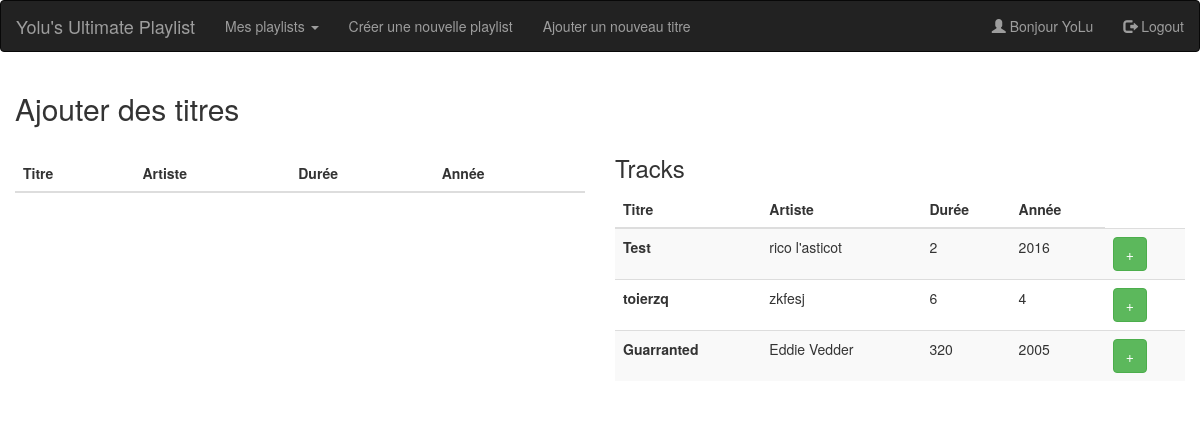
/myPlaylists/interactPlaylist.php (signed in), run on the app's committed database.
### tables this page shows
CREATE TABLE `tracks` (
  `id` int(11) NOT NULL,
  `title` varchar(120) NOT NULL,
  `artist` varchar(90) NOT NULL,
  `duration` int(11) NOT NULL,
  `year` int(11) NOT NULL,
  `uploadTrack_name` varchar(150) NOT NULL
);

### myPlaylists/interactPlaylist.php (the view, shortened to what this page needs)
<?php
include ('../navbarCall.php');
$playlistsName = $pdo->prepare("SELECT name FROM playlists WHERE id = :playlist_id");
$playlistsName->bindValue('playlist_id', $_SESSION['playlistId']);
$playlistsName->execute();
$playlistName = $playlistsName->fetch();
 ?>
<!DOCTYPE html>
<html>
  <head>
    <link rel="stylesheet" href="https://maxcdn.bootstrapcdn.com/bootstrap/3.3.7/css/bootstrap.min.css">
    <link rel="stylesheet" href="style.css" media="screen" title="no title">
  </head>
  <body>
    <div class="container-fluid">
      <header>
        <h2> Ajouter des titres </h2>
        <div class="row">
          <div id = 'tracksAdd'class="col-md-6"> <h3> <?php echo $playlistName['name']; ?></h3>
              <table class = "table table-striped">
                <thead>
                  <tr>
                    <th> Titre </th>
                    <th> Artiste </th>
                    <th> Durée </th>
                    <th> Année </th>
                  </tr>
                </thead>
            </table>
          </div>
          <div id = 'addTracks' class="col-md-6"> <h3> Tracks </h3>
            <?php
            $reponse = $pdo->query("SELECT * FROM tracks");
            ?>
            <table class = "table table-striped">
              <thead>
                <tr>
                  <th> Titre </th>
                  <th> Artiste </th>
                  <th> Durée </th>
                  <th> Année </th>
                </tr>
              </thead>
              <tbody>
              <?php while ($track = $reponse->fetch()){
              ?>
                  <tr>
                    <td> <strong> <?php echo $track['title']; ?> </strong> </td>
                    <td> <?php echo $track['artist']; ?> </td>
                    <td> <?php echo $track['duration']; ?> </td>
                    <td> <?php echo $track['year']; ?> </td>
                    <td> <a href="interactPlaylist_modal.php?trackId=<?php echo $track['id']?>"><button type="button" class="btn btn-success myBtn">+</button></a></td>
                  <?php
                  }
                  ?>
              </tbody>
            </table>
          </div>
        </div>
      </header>
    </div>
  </body>
</html>

### data on the page
tracks: title "Test", artist "rico l'asticot", duration "2", year "2016"
tracks: title "toierzq", artist "zkfesj", duration "6", year "4"
tracks: title "Guarranted", artist "Eddie Vedder", duration "320", year "2005"

### other printed values
$_SESSION['pseudo'] "YoLu"
